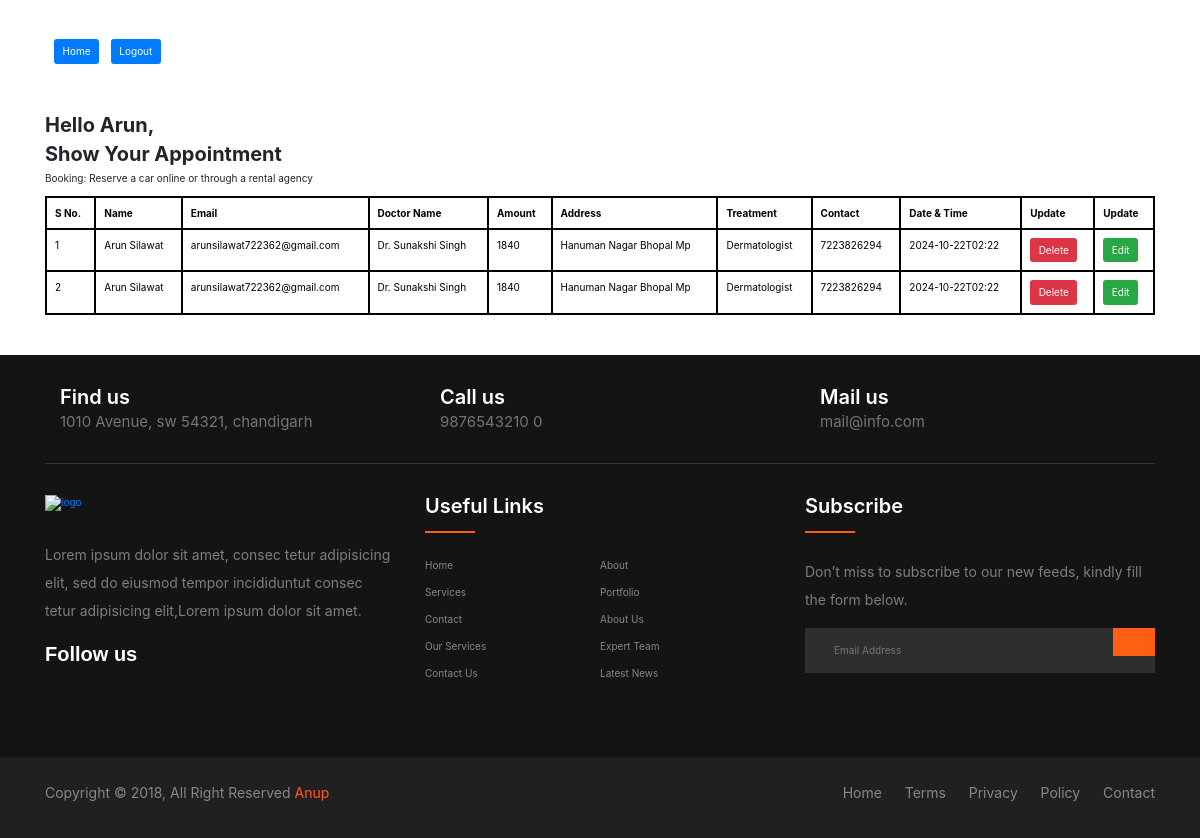
Screenshot of /showdata/arunsilawat722362@gmail.com with the database file from the repository.
### app/models.py (models this page shows)
class Userdata(models.Model):
    fname=models.CharField(max_length=50)
    lname=models.CharField(max_length=50)
    email=models.EmailField()
    password=models.CharField(max_length=25)

class Book_data(models.Model):
    fname=models.CharField(max_length=(50))
    lname=models.CharField(max_length=(50))
    email=models.EmailField()
    doctor=models.CharField(max_length=(50))
    amount=models.IntegerField()
    address=models.TextField()
    treat=models.CharField(max_length=(50))
    date=models.CharField(max_length=(50))
    contact=models.IntegerField()

### app/views.py (the view, shortened to what this page needs)
# urls.py: path('showdata/<str:em>',views.showdata,name='showdata'),
def showdata(request,em):
    email=em
    getdata=Book_data.objects.filter(email=em)
    if getdata:
        data=Book_data.objects.filter(email=em)
        admindata=Userdata.objects.get(email=em)
        fname=admindata.fname
        lname=admindata.lname
        email=admindata.email
        password=admindata.password
        user={
            'fnm':fname,
            'lnm':lname,
            'em':email,
            'pass':password
            }
        return render(request,'datadisplay.html',{'data':data,'user':user})

### app/templates/datadisplay.html (shortened to what this page needs)
<!DOCTYPE html>
<html lang="en">
<head>
    <link rel="stylesheet" href="https://maxcdn.bootstrapcdn.com/bootstrap/3.4.1/css/bootstrap.min.css">
    <link rel="stylesheet" href="https://unpkg.com/bootstrap@5.3.3/dist/css/bootstrap.min.css">
    <link rel="stylesheet" href="https://unpkg.com/bs-brain@2.0.4/utilities/font-size/font-size.css">
    <link rel="stylesheet" href="https://unpkg.com/bs-brain@2.0.4/utilities/margin/margin.css">
    <link rel="stylesheet" href="https://unpkg.com/bs-brain@2.0.4/utilities/padding/padding.css">
    <link rel="stylesheet" href="https://cdn.jsdelivr.net/npm/bootstrap@4.6.2/dist/css/bootstrap.min.css">
</head>
<body><br><br>
    <div class="container">
        <a href="{% url 'home' em=user.em %}"><button type="button" class="btn btn-primary" style="margin: 9px;">Home</button></a>
        <a href="{% url 'login' %}"><button type="button" class="btn btn-primary">Logout</button></a>
    </div><br><br>
    <div class="container" style="background-color: white;border-radius: 10px;">
        <h2 style="font-weight: bold;margin-top: 10px;">Hello {{user.fnm}},</h2>
        <h2 style="font-weight: bold;">Show Your Appointment</h2>
        <p> Booking: Reserve a car online or through a rental agency</p>
        <div class="table-responsive">
            <table class="table table-bordered">
                <thead>
                    <tr>
                        <th style="border: 2px solid black;">S No.</th>
                        <th style="border: 2px solid black;">Name</th>
                        <th style="border: 2px solid black;">Email</th>
                        <th style="border: 2px solid black;">Doctor Name</th>
                        <th style="border: 2px solid black;">Amount</th>
                        <th style="border: 2px solid black;">Address</th>
                        <th style="border: 2px solid black;">Treatment</th>
                        <th style="border: 2px solid black;">Contact</th>
                        <th style="border: 2px solid black;">Date & Time</th>
                        <th style="border: 2px solid black;">Update</th>
                        <th style="border: 2px solid black;">Update</th>
                    </tr>
                </thead>
                <tbody>
                    {% for i in data %}
                    <tr>
                        <td style="border: 2px solid black;">{{forloop.counter}}</td>
                        <td style="border: 2px solid black;">{{i.fname}} {{i.lname}}</td>
                        <td style="border: 2px solid black;">{{i.email}}</td>
                        <td style="border: 2px solid black;">{{i.doctor}}</td>
                        <td style="border: 2px solid black;">{{i.amount}}</td>
                        <td style="border: 2px solid black;">{{i.address}}</td>
                        <td style="border: 2px solid black;">{{i.treat}}</td>
                        <td style="border: 2px solid black;">{{i.contact}}</td>
                        <td style="border: 2px solid black;">{{i.date}}</td>
                        <td style="border: 2px solid black;"><a href="{% url 'delete' pk=i.id em=i.email %}"><button
                                    class="btn btn-danger">Delete</button></a></td>
                        <td style="border: 2px solid black;"><a href="{% url 'edit' pk=i.id %} "><button
                                    class="btn btn-success">Edit</button></a></td>
                    </tr>
                    {% endfor %}
                </tbody>
            </table>
        </div>
    </div><br>
     <br><footer class="footer-section" >
        <div class="container">
            <div class="footer-cta pt-5 pb-5">
                <div class="row">
                    <div class="col-xl-4 col-md-4 mb-30">
                        <div class="single-cta">
                            <div class="cta-text">
                                <h4>Find us</h4>
                                <span>1010 Avenue, sw 54321, chandigarh</span>
                            </div>
                        </div>
                    </div>
                    <div class="col-xl-4 col-md-4 mb-30">
                        <div class="single-cta">
                            <div class="cta-text">
                                <h4>Call us</h4>
                                <span>9876543210 0</span>
                            </div>
                        </div>
                    </div>
                    <div class="col-xl-4 col-md-4 mb-30">
                        <div class="single-cta">
                            <div class="cta-text">
                                <h4>Mail us</h4>
                                <span>mail@info.com</span>
                            </div>
                        </div>
                    </div>
                </div>
            </div>
            <div class="footer-content pt-5 pb-5">
                <div class="row">
                    <div class="col-xl-4 col-lg-4 mb-50">
                        <div class="footer-widget">
                            <div class="footer-logo">
                                <a href="index.html"><img src="https://i.ibb.co/QDy827D/ak-logo.png" class="img-fluid"
                                        alt="logo"></a>
                            </div>
                            <div class="footer-text">
                                <p>Lorem ipsum dolor sit amet, consec tetur adipisicing elit, sed do eiusmod tempor
                                    incididuntut consec tetur adipisicing
                                    elit,Lorem ipsum dolor sit amet.</p>
                            </div>
                            <div class="footer-social-icon">
                                <span>Follow us</span>
                            </div>
                        </div>
                    </div>
                    <div class="col-xl-4 col-lg-4 col-md-6 mb-30">
                        <div class="footer-widget">
                            <div class="footer-widget-heading">
                                <h3>Useful Links</h3>
                            </div>
                            <ul>
                                <li><a href="#">Home</a></li>
                                <li><a href="#">about</a></li>
                                <li><a href="#">services</a></li>
                                <li><a href="#">portfolio</a></li>
                                <li><a href="#">Contact</a></li>
                                <li><a href="#">About us</a></li>
                                <li><a href="#">Our Services</a></li>
                                <li><a href="#">Expert Team</a></li>
                                <li><a href="#">Contact us</a></li>
                                <li><a href="#">Latest News</a></li>
                            </ul>
                        </div>
                    </div>
                    <div class="col-xl-4 col-lg-4 col-md-6 mb-50">
                        <div class="footer-widget">
                            <div class="footer-widget-heading">
                                <h3>Subscribe</h3>
                            </div>
                            <div class="footer-text mb-25">
                                <p>Don’t miss to subscribe to our new feeds, kindly fill the form below.</p>
                            </div>
                            <div class="subscribe-form">
                                <form action="#">
                                    <input type="text" placeholder="Email Address">
                                    <button></button>
                                </form>
                            </div>
                        </div>
                    </div>
                </div>
            </div>
        </div>
        <div class="copyright-area">
            <div class="container">
                <div class="row">
                    <div class="col-xl-6 col-lg-6 text-center text-lg-left">
                        <div class="copyright-text">
                            <p>Copyright &copy; 2018, All Right Reserved <a
                                    href="https://codepen.io/anupkumar92/">Anup</a></p>
                        </div>
                    </div>
                    <div class="col-xl-6 col-lg-6 d-none d-lg-block text-right">
                        <div class="footer-menu">
                            <ul>
                                <li><a href="#">Home</a></li>
                                <li><a href="#">Terms</a></li>
                                <li><a href="#">Privacy</a></li>
                                <li><a href="#">Policy</a></li>
                                <li><a href="#">Contact</a></li>
                            </ul>
                        </div>
                    </div>
                </div>
            </div>
        </div>
    </footer>
</body>
</html>

### app/templates/datadisplay.html (style rules this page uses)
body { background-color: rgb(235, 237, 230); overflow-x: hidden; padding: 0px; margin: 0px; background-image: url( https://encrypted-tbn0.gstatic.com/images?q=tbn:ANd9GcQGLJS46KR1uM9k_UKM23EayKSprwY7OlxkZQ&s); }
ul { margin: 0px; padding: 0px; }
.footer-section { background: #151414; position: relative; }
.footer-cta { border-bottom: 1px solid #373636; }
.cta-text { padding-left: 15px; display: inline-block; }
.cta-text h4 { color: #fff; font-size: 20px; font-weight: 600; margin-bottom: 2px; }
.cta-text span { color: #757575; font-size: 15px; }
.footer-content { position: relative; z-index: 2; }
.footer-logo { margin-bottom: 30px; }
.footer-logo img { max-width: 200px; }
.footer-text p { margin-bottom: 14px; font-size: 14px; color: #7e7e7e; line-height: 28px; }
.footer-social-icon span { color: #fff; display: block; font-size: 20px; font-weight: 700; font-family: 'Poppins', sans-serif; margin-bottom: 20px; }
.footer-widget-heading h3 { color: #fff; font-size: 20px; font-weight: 600; margin-bottom: 40px; position: relative; }
.footer-widget-heading h3::before { content: ""; position: absolute; left: 0; bottom: -15px; height: 2px; width: 50px; background: #ff5e14; }
.footer-widget ul li { display: inline-block; float: left; width: 50%; margin-bottom: 12px; }
.footer-widget ul li a { color: #878787; text-transform: capitalize; }
.subscribe-form { position: relative; overflow: hidden; }
.subscribe-form input { width: 100%; padding: 14px 28px; background: #2E2E2E; border: 1px solid #2E2E2E; color: #fff; }
.subscribe-form button { position: absolute; right: 0; background: #ff5e14; padding: 13px 20px; border: 1px solid #ff5e14; top: 0; }
.copyright-area { background: #202020; padding: 25px 0; }
.copyright-text p { margin: 0; font-size: 14px; color: #878787; }
.copyright-text p a { color: #ff5e14; }
.footer-menu li { display: inline-block; margin-left: 20px; }
.footer-menu li a { font-size: 14px; color: #878787; }

### rows the page displays
Userdata: fnm "Arun"
Book_data: fname "Arun", lname "Silawat", email "arunsilawat722362@gmail.com", doctor "Dr. Sunakshi Singh", amount "1840", address "Hanuman Nagar Bhopal Mp", treat "Dermatologist", contact "7223826294", date "2024-10-22T02:22"
Book_data: fname "Arun", lname "Silawat", email "arunsilawat722362@gmail.com", doctor "Dr. Sunakshi Singh", amount "1840", address "Hanuman Nagar Bhopal Mp", treat "Dermatologist", contact "7223826294", date "2024-10-22T02:22"
